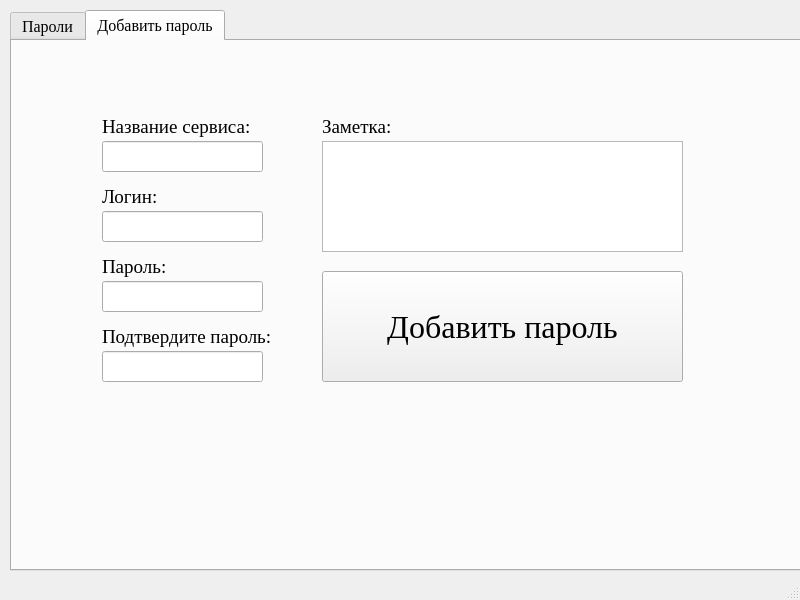
<?xml version="1.0" encoding="UTF-8"?>
<ui version="4.0">
 <class>MainProgramWindow</class>
 <widget class="QMainWindow" name="MainProgramWindow">
  <property name="geometry">
   <rect>
    <x>0</x>
    <y>0</y>
    <width>800</width>
    <height>600</height>
   </rect>
  </property>
  <property name="windowTitle">
   <string>База паролей</string>
  </property>
  <widget class="QWidget" name="centralwidget">
   <widget class="QTabWidget" name="Tabs">
    <property name="geometry">
     <rect>
      <x>10</x>
      <y>10</y>
      <width>791</width>
      <height>561</height>
     </rect>
    </property>
    <property name="font">
     <font>
      <family>Georgia</family>
      <pointsize>12</pointsize>
     </font>
    </property>
    <property name="currentIndex">
     <number>1</number>
    </property>
    <widget class="QWidget" name="Passwords_tab">
     <attribute name="title">
      <string>Пароли</string>
     </attribute>
     <widget class="QLabel" name="label">
      <property name="geometry">
       <rect>
        <x>10</x>
        <y>10</y>
        <width>761</width>
        <height>521</height>
       </rect>
      </property>
      <property name="text">
       <string/>
      </property>
      <property name="textFormat">
       <enum>Qt::PlainText</enum>
      </property>
     </widget>
    </widget>
    <widget class="QWidget" name="Password_add_tab">
     <attribute name="title">
      <string>Добавить пароль</string>
     </attribute>
     <widget class="QLabel" name="label_2">
      <property name="geometry">
       <rect>
        <x>90</x>
        <y>70</y>
        <width>181</width>
        <height>31</height>
       </rect>
      </property>
      <property name="font">
       <font>
        <pointsize>14</pointsize>
       </font>
      </property>
      <property name="text">
       <string>Название сервиса:</string>
      </property>
     </widget>
     <widget class="QLineEdit" name="site_input">
      <property name="geometry">
       <rect>
        <x>90</x>
        <y>100</y>
        <width>161</width>
        <height>31</height>
       </rect>
      </property>
      <property name="font">
       <font>
        <pointsize>14</pointsize>
       </font>
      </property>
      <property name="text">
       <string/>
      </property>
     </widget>
     <widget class="QLabel" name="label_3">
      <property name="geometry">
       <rect>
        <x>90</x>
        <y>140</y>
        <width>181</width>
        <height>31</height>
       </rect>
      </property>
      <property name="font">
       <font>
        <pointsize>14</pointsize>
       </font>
      </property>
      <property name="text">
       <string>Логин:</string>
      </property>
     </widget>
     <widget class="QLineEdit" name="login_input">
      <property name="geometry">
       <rect>
        <x>90</x>
        <y>170</y>
        <width>161</width>
        <height>31</height>
       </rect>
      </property>
      <property name="font">
       <font>
        <pointsize>14</pointsize>
       </font>
      </property>
      <property name="text">
       <string/>
      </property>
     </widget>
     <widget class="QLineEdit" name="password_input">
      <property name="geometry">
       <rect>
        <x>90</x>
        <y>240</y>
        <width>161</width>
        <height>31</height>
       </rect>
      </property>
      <property name="font">
       <font>
        <pointsize>14</pointsize>
       </font>
      </property>
      <property name="text">
       <string/>
      </property>
     </widget>
     <widget class="QLabel" name="label_4">
      <property name="geometry">
       <rect>
        <x>90</x>
        <y>210</y>
        <width>181</width>
        <height>31</height>
       </rect>
      </property>
      <property name="font">
       <font>
        <pointsize>14</pointsize>
       </font>
      </property>
      <property name="text">
       <string>Пароль:</string>
      </property>
     </widget>
     <widget class="QLineEdit" name="check_password_input">
      <property name="geometry">
       <rect>
        <x>90</x>
        <y>310</y>
        <width>161</width>
        <height>31</height>
       </rect>
      </property>
      <property name="font">
       <font>
        <pointsize>14</pointsize>
       </font>
      </property>
      <property name="text">
       <string/>
      </property>
     </widget>
     <widget class="QLabel" name="label_5">
      <property name="geometry">
       <rect>
        <x>90</x>
        <y>280</y>
        <width>201</width>
        <height>31</height>
       </rect>
      </property>
      <property name="font">
       <font>
        <pointsize>14</pointsize>
       </font>
      </property>
      <property name="text">
       <string>Подтвердите пароль:</string>
      </property>
     </widget>
     <widget class="QLabel" name="label_6">
      <property name="geometry">
       <rect>
        <x>310</x>
        <y>70</y>
        <width>181</width>
        <height>31</height>
       </rect>
      </property>
      <property name="font">
       <font>
        <pointsize>14</pointsize>
       </font>
      </property>
      <property name="text">
       <string>Заметка:</string>
      </property>
     </widget>
     <widget class="QTextEdit" name="note_text">
      <property name="geometry">
       <rect>
        <x>310</x>
        <y>100</y>
        <width>361</width>
        <height>111</height>
       </rect>
      </property>
      <property name="html">
       <string>&lt;!DOCTYPE HTML PUBLIC &quot;-//W3C//DTD HTML 4.0//EN&quot; &quot;http://www.w3.org/TR/REC-html40/strict.dtd&quot;&gt;
&lt;html&gt;&lt;head&gt;&lt;meta name=&quot;qrichtext&quot; content=&quot;1&quot; /&gt;&lt;style type=&quot;text/css&quot;&gt;
p, li { white-space: pre-wrap; }
&lt;/style&gt;&lt;/head&gt;&lt;body style=&quot; font-family:'Georgia'; font-size:12pt; font-weight:400; font-style:normal;&quot;&gt;
&lt;p style=&quot;-qt-paragraph-type:empty; margin-top:0px; margin-bottom:0px; margin-left:0px; margin-right:0px; -qt-block-indent:0; text-indent:0px;&quot;&gt;&lt;br /&gt;&lt;/p&gt;&lt;/body&gt;&lt;/html&gt;</string>
      </property>
     </widget>
     <widget class="QPushButton" name="add_password_btn">
      <property name="geometry">
       <rect>
        <x>310</x>
        <y>230</y>
        <width>361</width>
        <height>111</height>
       </rect>
      </property>
      <property name="font">
       <font>
        <pointsize>24</pointsize>
       </font>
      </property>
      <property name="text">
       <string>Добавить пароль</string>
      </property>
     </widget>
    </widget>
   </widget>
  </widget>
  <widget class="QMenuBar" name="menubar">
   <property name="geometry">
    <rect>
     <x>0</x>
     <y>0</y>
     <width>800</width>
     <height>21</height>
    </rect>
   </property>
  </widget>
  <widget class="QStatusBar" name="statusbar"/>
 </widget>
 <resources/>
 <connections/>
</ui>
